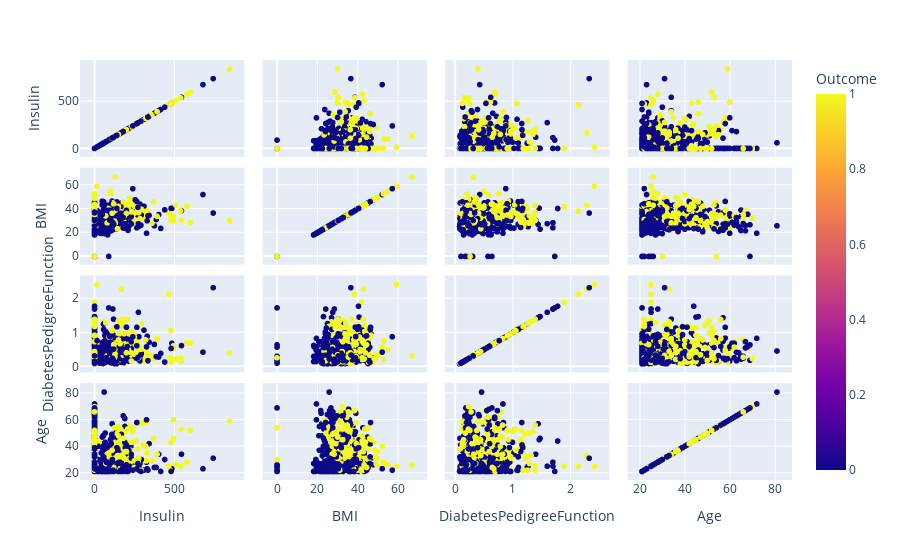

Source (notebook cell):
### Code cell
fig = px.scatter_matrix(data,
    dimensions=['Insulin', 'BMI', 'DiabetesPedigreeFunction', 'Age'],
    color="Outcome")
fig.show()

### Figure 1 — Plotly figure (JSON) as saved in the notebook; plotly's stock layout.template omitted (floating-point values rounded to 4 significant figures; data arrays with more than 128 entries replaced by an {"elided": "..."} marker saying what was removed)
{"data": [{"dimensions": [{"axis": {"matches": true}, "label": "Insulin", "values": {"elided": "768 int values"}}, {"axis": {"matches": true}, "label": "BMI", "values": {"elided": "768 float values"}}, {"axis": {"matches": true}, "label": "DiabetesPedigreeFunction", "values": {"elided": "768 float values"}}, {"axis": {"matches": true}, "label": "Age", "values": {"elided": "768 int values"}}], "hovertemplate": "%{xaxis.title.text}=%{x}<br>%{yaxis.title.text}=%{y}<br>Outcome=%{marker.color}<extra></extra>", "legendgroup": "", "marker": {"color": {"elided": "768 int values"}, "coloraxis": "coloraxis", "symbol": "circle"}, "name": "", "showlegend": false, "type": "splom"}], "layout": {"coloraxis": {"colorbar": {"title": {"text": "Outcome"}}, "colorscale": [[0, "#0d0887"], [0.1111, "#46039f"], [0.2222, "#7201a8"], [0.3333, "#9c179e"], [0.4444, "#bd3786"], [0.5556, "#d8576b"], [0.6667, "#ed7953"], [0.7778, "#fb9f3a"], [0.8889, "#fdca26"], [1, "#f0f921"]]}, "dragmode": "select", "legend": {"tracegroupgap": 0}, "margin": {"t": 60}}}
